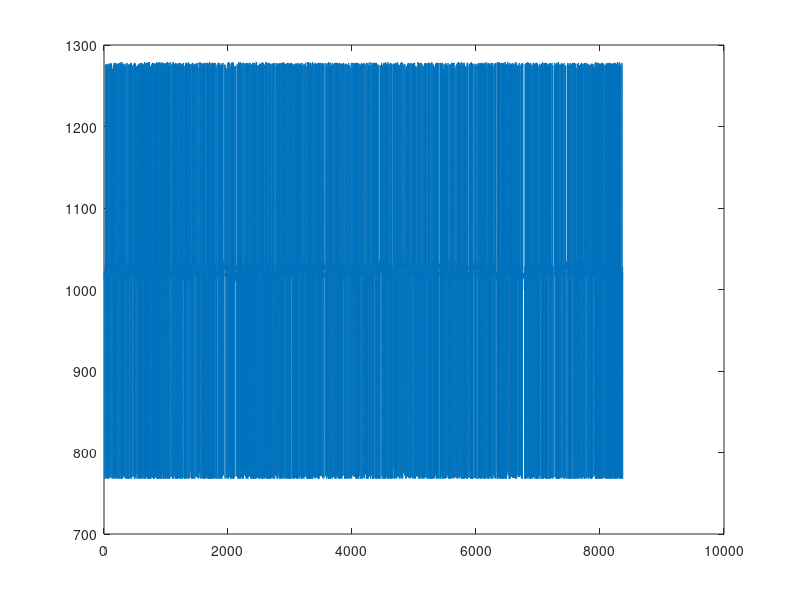
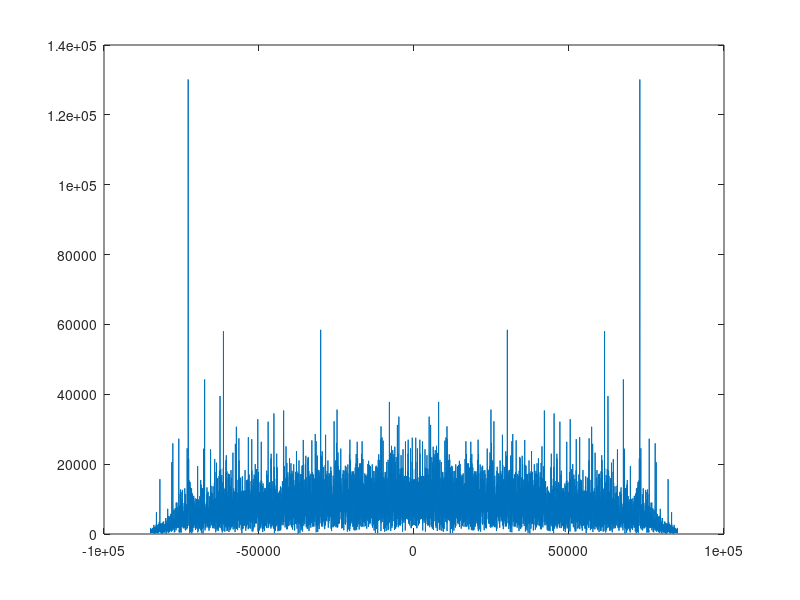
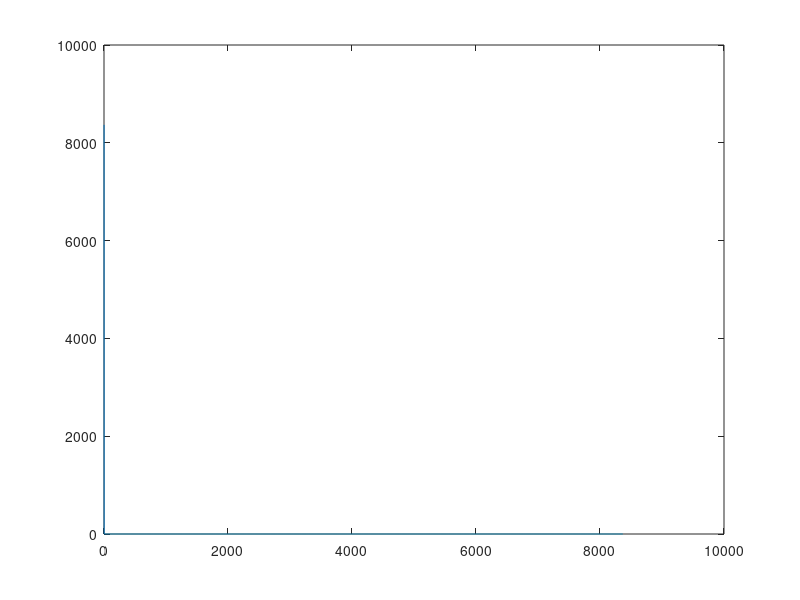

These figures' MATLAB source, in order:

y = load('Log.txt');

%T_old = y
x= []



for v =0.0:+1.0:length(y)
  
   x = [x, v]; 
end
x = x'
x(1,:) = []

%y(1:8000,:) = []

l = abs(fft(y))
l(1,:) = []
f = 170e3/2*linspace(-1, 1, length(l));


%x(1,:) =[]


figure(1)
plot(x,y)

figure(2)
plot(f,l)

k = abs(fft(y))
%y = exp(-1j*2*pi*f.*X);
figure(3)
z = exp(-1j*2*pi*200e3.*y)
plot(abs(fft(z)));



